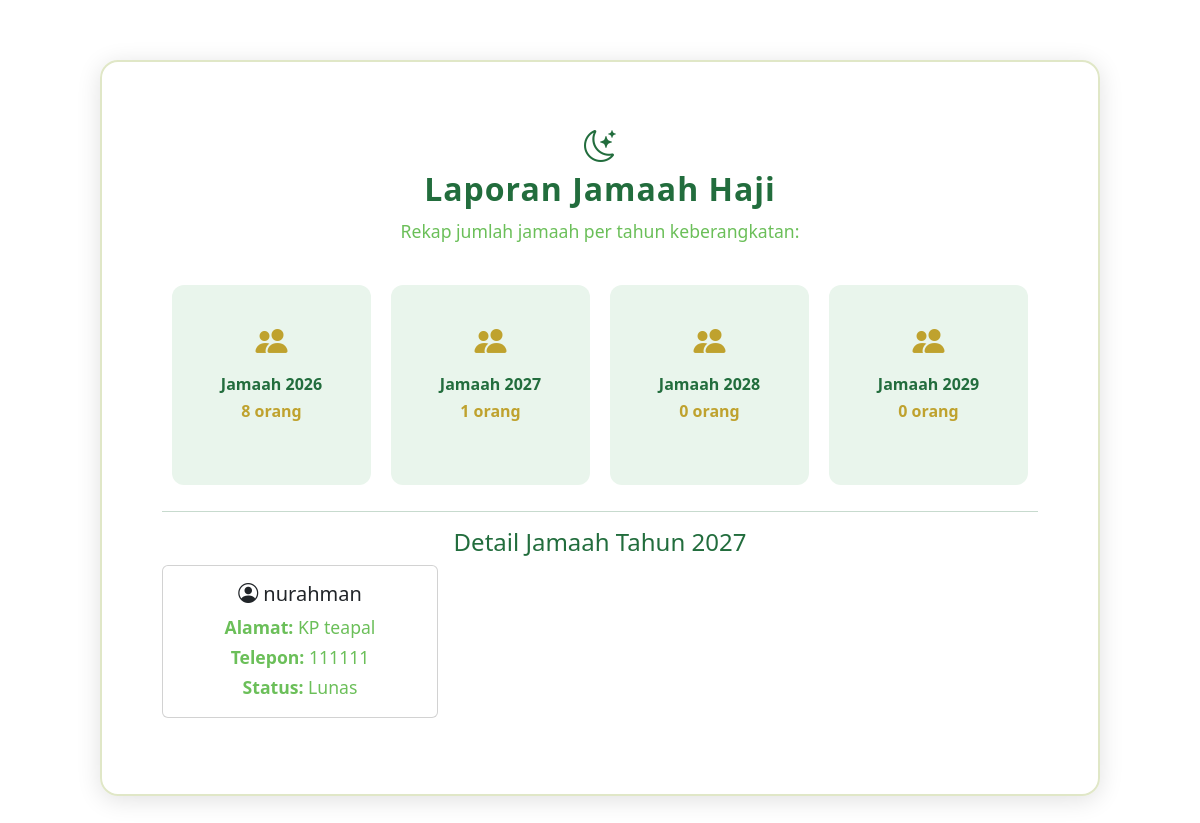
/contern/jamaahHaji/laporan.php?tahun=2027, run on the app's committed database.
### tables this page shows
CREATE TABLE `jamaah_haji` (
  `id` int NOT NULL,
  `foto` varchar(100) NOT NULL,
  `nik` varchar(20) NOT NULL,
  `no_porsi` varchar(30) NOT NULL,
  `nama_lengkap` varchar(100) NOT NULL,
  `jenis_kelamin` varchar(20) DEFAULT NULL,
  `tanggal_lahir` date NOT NULL,
  `alamat` varchar(200) DEFAULT NULL,
  `telepon` varchar(30) DEFAULT NULL,
  `no_paspor` varchar(20) DEFAULT NULL,
  `golongan_darah` varchar(5) DEFAULT NULL,
  `penyakit_bawaan` varchar(100) DEFAULT NULL,
  `jadwal_berangkat` date DEFAULT NULL,
  `status` varchar(250) NOT NULL,
  `data_pulang` date DEFAULT NULL,
  `id_pembimbing` int DEFAULT NULL
);

### contern/jamaahHaji/laporan.php (the view, shortened to what this page needs)
<?php
include __DIR__ . '/../../backend/query/read.php';
$jumlah2026 = $conn->query("SELECT COUNT(*) as jml FROM jamaah_haji WHERE YEAR(jadwal_berangkat) = 2026")->fetch_assoc()['jml'];
$jumlah2027 = $conn->query("SELECT COUNT(*) as jml FROM jamaah_haji WHERE YEAR(jadwal_berangkat) = 2027")->fetch_assoc()['jml'];
$jumlah2028 = $conn->query("SELECT COUNT(*) as jml FROM jamaah_haji WHERE YEAR(jadwal_berangkat) = 2028")->fetch_assoc()['jml'];
$jumlah2029 = $conn->query("SELECT COUNT(*) as jml FROM jamaah_haji WHERE YEAR(jadwal_berangkat) = 2029")->fetch_assoc()['jml'];
?>
<!DOCTYPE html>
<html lang="id">
<head>
    <link rel="stylesheet" href="../../jamaahHaji/index.css">
    <link rel="stylesheet" href="https://cdn.jsdelivr.net/npm/bootstrap@5.3.7/dist/css/bootstrap.min.css" />
    <link rel="stylesheet" href="https://cdn.jsdelivr.net/npm/bootstrap-icons@1.13.1/font/bootstrap-icons.min.css" />
    <link rel="stylesheet" href="../dasboard/index.css" />
</head>
<body>
    <div class="conten">
        <span style="font-size:2rem; color:#226d3d;"><i class="bi bi-moon-stars"></i></span>
        <h2>Laporan Jamaah Haji</h2>
        <p>Rekap jumlah jamaah per tahun keberangkatan:</p>
        <div class="d-flex justify-content-center flex-wrap">
            <a href="?tahun=2026" style="text-decoration:none; color:inherit;" class="stat-card">
                <i class="bi bi-people-fill"></i>
                <h5>Jamaah 2026</h5>
                <p><?= $jumlah2026 ?> orang</p>
            </a>
            <a href="?tahun=2027" style="text-decoration:none; color:inherit;" class="stat-card">
                <i class="bi bi-people-fill"></i>
                <h5>Jamaah 2027</h5>
                <p><?= $jumlah2027 ?> orang</p>
            </a>
            <a href="?tahun=2028" style="text-decoration:none; color:inherit;" class="stat-card">
                <i class="bi bi-people-fill"></i>
                <h5>Jamaah 2028</h5>
                <p><?= $jumlah2028 ?> orang</p>
            </a>
            <a href="?tahun=2029" style="text-decoration:none; color:inherit;" class="stat-card">
                <i class="bi bi-people-fill"></i>
                <h5>Jamaah 2029</h5>
                <p><?= $jumlah2029 ?> orang</p>
            </a>
        </div>
        <?php
        if (isset($_GET['tahun'])) {
            $tahun = intval($_GET['tahun']);
            echo "<hr><h4>Detail Jamaah Tahun $tahun</h4>";
            $q = $conn->query("SELECT * FROM jamaah_haji WHERE YEAR(jadwal_berangkat) = $tahun");
            echo '<div class="row">';
            while ($row = $q->fetch_assoc()) {
                echo '<div class="col-md-4 mb-3">';
                echo '<div class="card card-jamaah" onclick="window.location.href=\'detailJamaah.php?id=' . $row['id'] . '\'">';
                echo '<div class="card-body">';
                echo '<h5 class="card-title"><i class="bi bi-person-circle"></i> ' . htmlspecialchars($row['nama_lengkap']) . '</h5>';
                echo '<p class="card-text mb-1"><strong>Alamat:</strong> ' . htmlspecialchars($row['alamat']) . '</p>';
                echo '<p class="card-text mb-1"><strong>Telepon:</strong> ' . htmlspecialchars($row['telepon']) . '</p>';
                echo '<p class="card-text"><strong>Status:</strong> ' . htmlspecialchars($row['status']) . '</p>';
                echo '</div></div></div>';
            }
            echo '</div>';
        }
        ?>
    </div>
</body>
</html>

### index.css (style rules this page uses)
body { height: 100vh; margin: 0; }
a { color: #388e3c; text-decoration: none; }

### contern/dasboard/index.css (style rules this page uses)
body { margin: 0; font-family: 'Segoe UI', sans-serif; background: url('https://images.pexels.com/photos/2291789/pexels-photo-2291789.jpeg') no-repeat center center fixed; background-size: cover; }
.conten { margin: 60px auto; max-width: 1000px; background: rgba(255, 255, 255, 0.85); border-radius: 18px; box-shadow: 0 4px 24px rgba(0, 0, 0, 0.12); padding: 60px 60px; color: #226d3d; text-align: center; border: 2px solid #e0e7c7; }
.conten h2 { color: #226d3d; font-weight: bold; margin-bottom: 10px; letter-spacing: 1px; }
.conten p { color: #6bbf59; font-size: 1.1rem; margin-bottom: 30px; }
.stat-card { background: #e9f5ec; padding: 30px; border-radius: 12px; margin: 10px; flex: 1; min-width: 120px; height: 200px; display: flex; flex-direction: column; justify-content: center; }
.stat-card i { font-size: 2rem; color: #bfa22e; margin-bottom: 10px; }
.stat-card h5 { font-size: 1rem; font-weight: bold; margin-bottom: 5px; color: #226d3d; }
.stat-card p { font-size: 1rem; font-weight: bold; color: #bfa22e; }

### data on the page
jamaah_haji: nama_lengkap "nurahman", alamat "KP teapal", telepon "111111", status "Lunas"

### other printed values
$jumlah2026 "8"
$jumlah2027 "1"
$jumlah2028 "0"
$jumlah2029 "0"
$tahun "2027"
